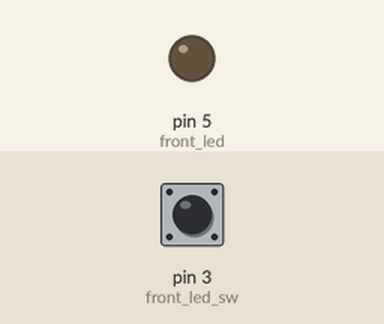
Bench run of a sketch on a simulated Arduino Uno, built with avr-gcc and run on an emulated ATmega328P. On the bench: output pins drawn as LEDs (lit = HIGH). The inputs (shaded band) are chosen by the test bench; at power-on: pin 3 (front_led_sw) LOW.

Above: at 2.8 s.
2.9 s: pin 3 (front_led_sw) pulled HIGH for 3.2 s
At 4.8 s:
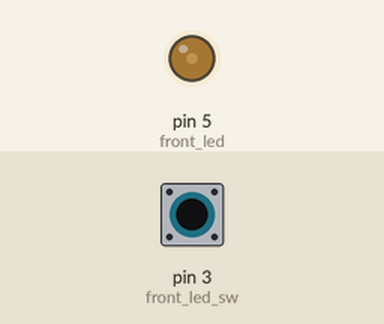
At 8.2 s:
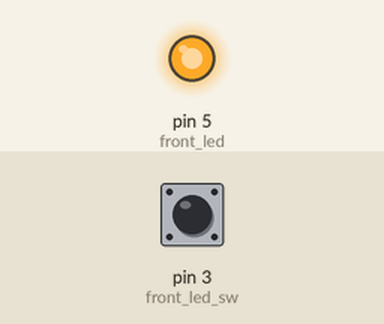
8.5 s: pin 3 (front_led_sw) pulled HIGH for 1.2 s
At 9.8 s:
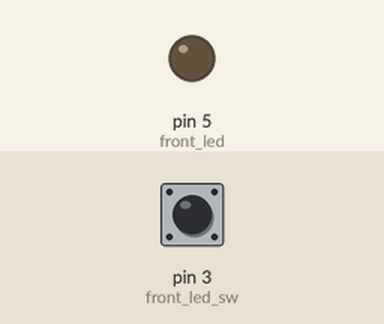
Timing chart, 0 to 11.5 s (numbered marks = the images above; inputs shaded):
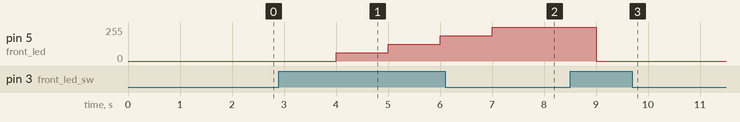

The sketch:

LEDDifSteadyBrightnessButton.ino
```cpp
#define front_led_sw 3                             //defining the switch to pin 2
#define front_led 5                                //defining the led to pin 3
int front_led_sw_state = 0;                        //defining initial switch state
int front_brightness = 0;                          //defining initial brightness

void setup() {
  Serial.begin(9600);                              //opens serial port and sets data rate to 9600 bps
  pinMode(front_led_sw,INPUT);                     //configures the pin of the switch as input
  pinMode(front_led,OUTPUT);                       //configures the pin of the LED as output
}

void loop() {
  analogWrite(front_led, front_brightness);        //sets the output to the front_led pin with value of front brightness
  front_led_sw_state = digitalRead(front_led_sw); //sets the front_led_sw_state as the result of the button with digital read of the switch
  if (front_led_sw_state == HIGH) {               // if statement to set if the button is pressed as 25% to the brightness
    front_brightness = front_brightness + 63;
}

if (front_brightness > 255) {                     // if the brightness becomes greater than 255 then turn the led off
  front_brightness = 0;
  analogWrite(front_led,front_brightness);
  }
  delay(1000);
 }
```

Measured:
- after the input at 2.9 s, pin 5 (front_led): 0/255 → 63/255 after 1.1 s, → 126/255 1.0 s later, → 189/255 1.0 s later, → 252/255 1.0 s later
- after the input at 8.5 s, pin 5 (front_led): 252/255 → 0/255 after 0.50 s
